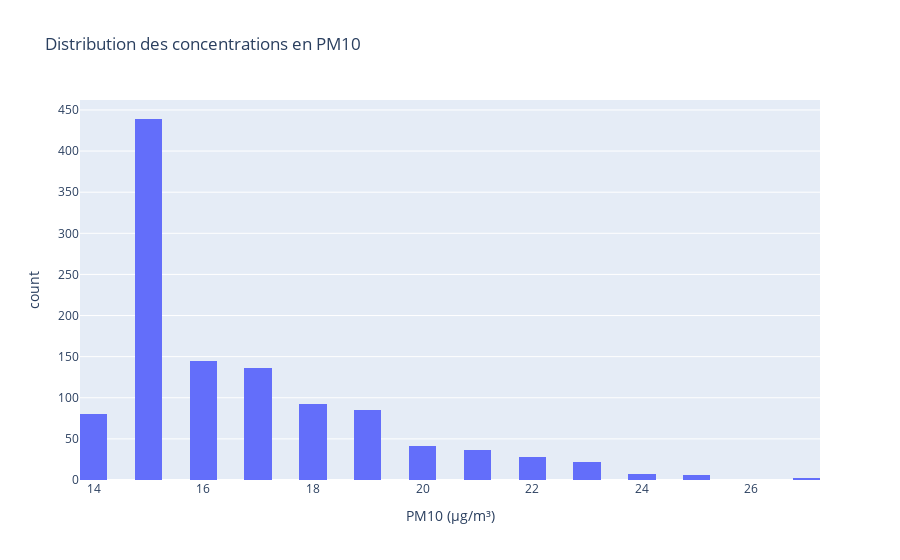

The cell this chart's notebook holds for it:
### Code cell
fig = px.histogram(
    df,
    x="pm10",
    nbins=30,
    title="Distribution des concentrations en PM10",
    labels={"pm10": "PM10 (µg/m³)"}
)
fig.show()

### Figure 1 — Plotly figure (JSON) as saved in the notebook; plotly's stock layout.template omitted (floating-point values rounded to 4 significant figures; data arrays with more than 128 entries replaced by an {"elided": "..."} marker saying what was removed)
{"data": [{"alignmentgroup": "True", "bingroup": "x", "hovertemplate": "PM10 (µg/m³)=%{x}<br>count=%{y}<extra></extra>", "legendgroup": "", "marker": {"color": "#636efa", "pattern": {"shape": ""}}, "name": "", "nbinsx": 30, "offsetgroup": "", "orientation": "v", "showlegend": false, "type": "histogram", "x": {"elided": "1125 int values"}, "xaxis": "x", "yaxis": "y"}], "layout": {"barmode": "relative", "legend": {"tracegroupgap": 0}, "title": {"text": "Distribution des concentrations en PM10"}, "xaxis": {"anchor": "y", "domain": [0, 1], "title": {"text": "PM10 (µg/m³)"}}, "yaxis": {"anchor": "x", "domain": [0, 1], "title": {"text": "count"}}}}
